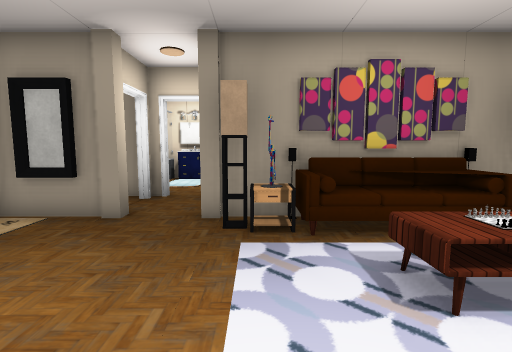
view 1 (above)

18 first-person views from a walk through a 3-D level made in the Unity game engine. The camera is 1.5 m above the floor, tilts 6° down and sees 85° across. Doors are open. The floor is counted in squares, 1 m on a side. Each view is taken from the middle of a square. On the plan, view 1 faces up. The plan holds only what a view shows up to about 14 squares ahead; the rest is blank. The player is left out. Some surface patterns are stand-ins.

view 2
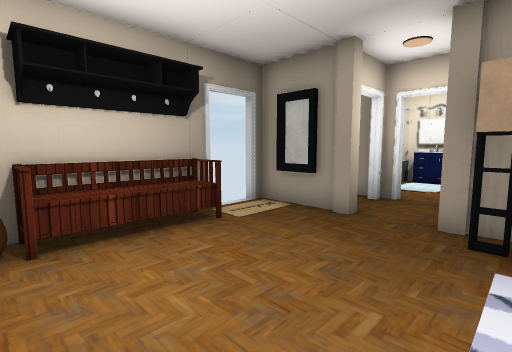

view 3
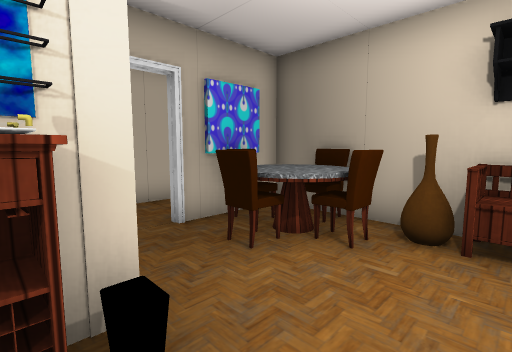

view 4
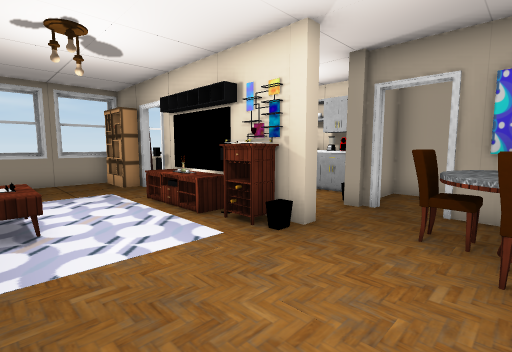

view 5
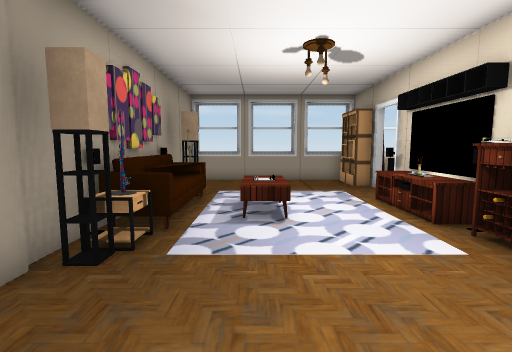

view 6
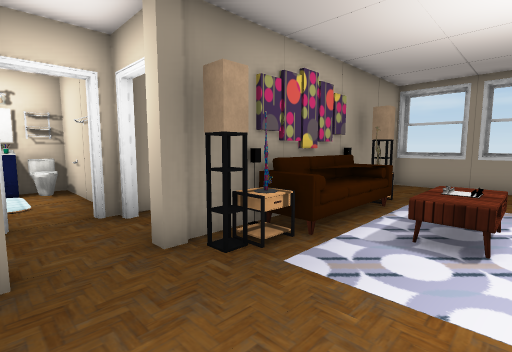

view 7
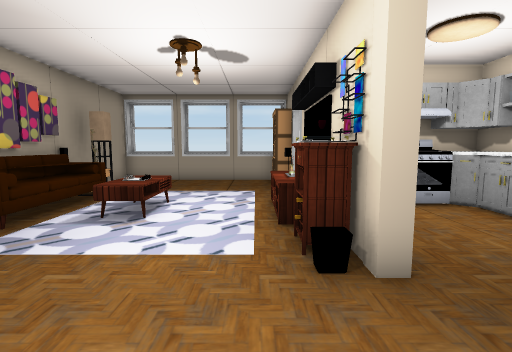

view 8
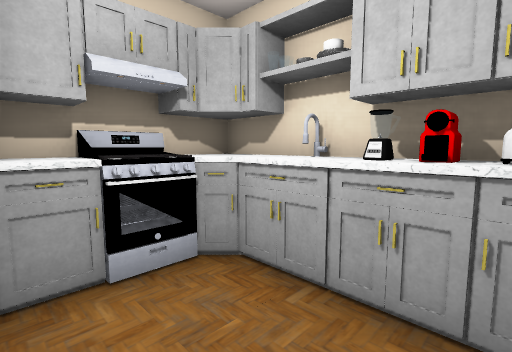

view 9
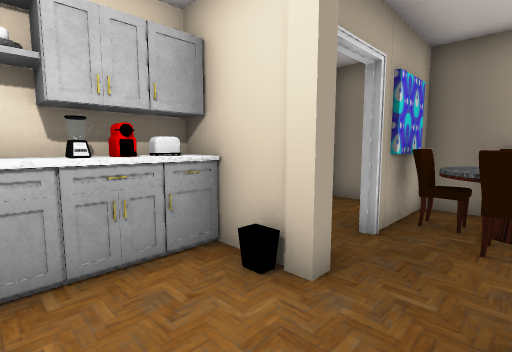

view 10
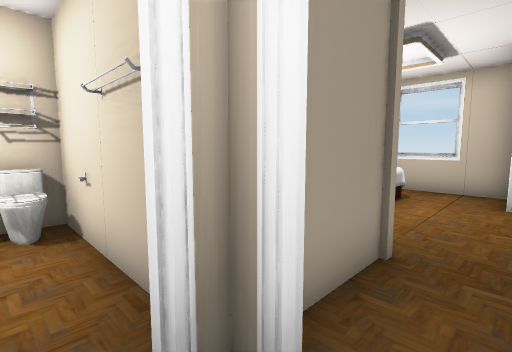

view 11
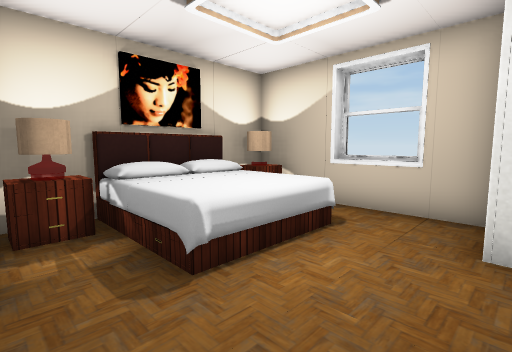

view 12
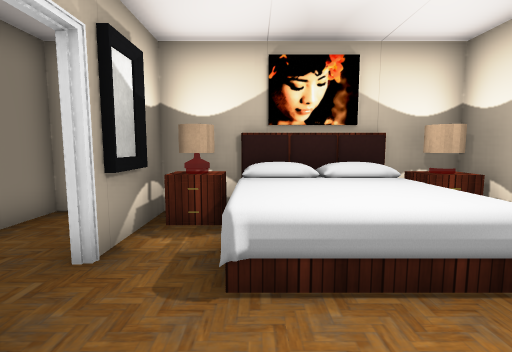

view 13
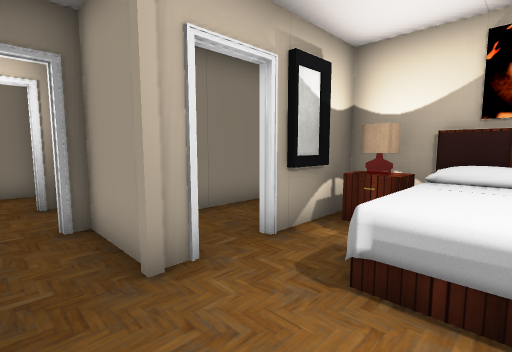

view 14
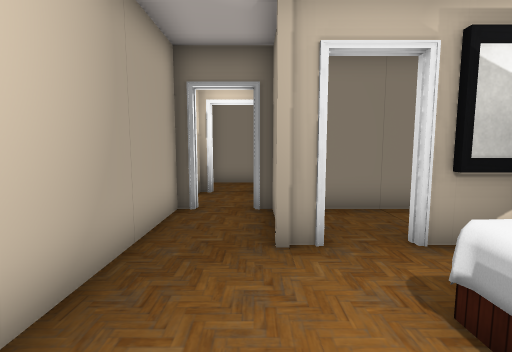

view 15
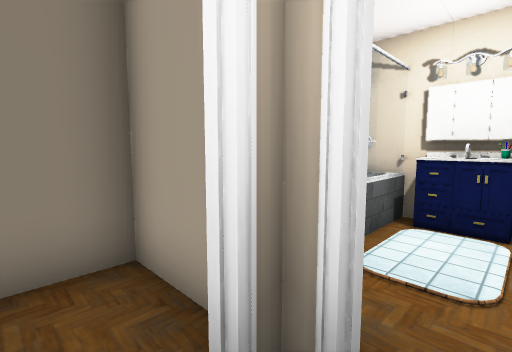

view 16
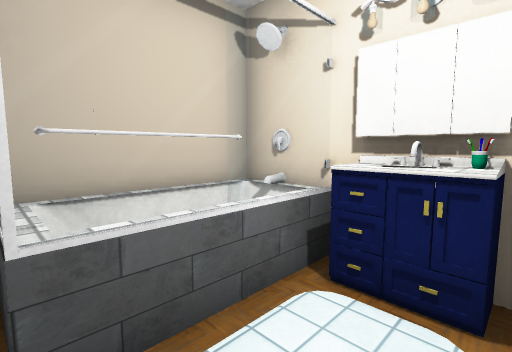

view 17
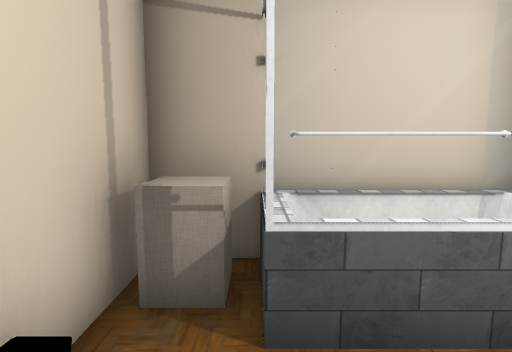

view 18
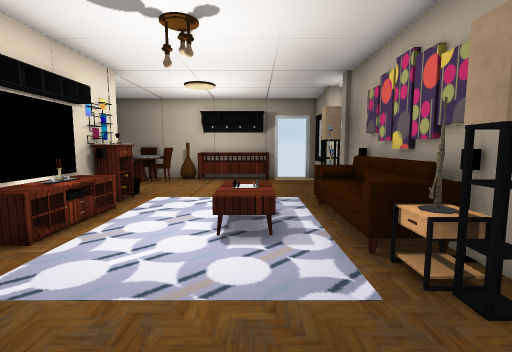

### Floor plan
Key: @ floor where view 1 was taken; # wall or solid block; . floor; D open door; = window, fence, low wall or low ledge; ^ raised ledge; M mirror; P pillar; T table; S sofa; B bench; C chair; H shelf; E bed; L closet; O other object.
Columns run from 6 left of view 1 to 9 right of it. Each row starts with its distance up from view 1.
 14  #####  ###  ###
 13 ###OO#. #OEEETO#
 12 #O=..#..#OEEETO#
 11 #O=..#..#.EEEE.#
 10 #O#..#....EEEE.=
  9 #O##D#..#......#
  8 ####DD##P......#
  7 #....D.......LL#
  6 ##MP.P##########
  5 D.....TTSSTT#..=
  4 D..............#
  3 #B..... TT ....#
  2 #B..... TT ....=
  1 #B.....    ....#
  0 #O....@........=
 -1 #TC... #TT#DDHH#
 -2 #CTC.P# . # D###
 -3 #TCT.....##
 -4 ####.P...##
 -5 #....#=..##
 -6 #....#OO^#
 -7   ########

Positions as (right, up) in squares from view 1, and headings:
1: (0, 0), facing up
2: (0, 0), facing up-left
3: (0, 1), facing down-left
4: (-4, 3), facing down-right
5: (-4, 3), facing right
6: (-3, 2), facing up-right
7: (-4, 0), facing right
8: (0, -3), facing down-right
9: (2, -2), facing down-left
10: (-2, 7), facing up-right
11: (2, 7), facing up-right
12: (4, 7), facing up
13: (5, 7), facing up-left
14: (6, 8), facing left
15: (-2, 7), facing up-left
16: (-2, 10), facing up-left
17: (-2, 10), facing left
18: (8, 3), facing left
